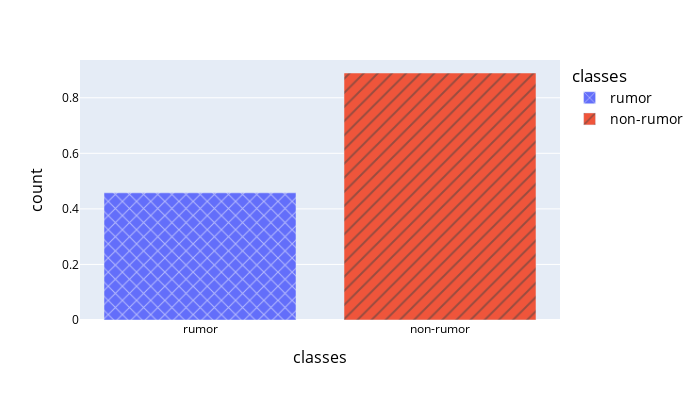

The code cell stored with this chart in its notebook:
### Code cell
rumor_count = len(rumor_data)
nr_count = len(nr_data)
classes = ['rumor', 'non-rumor']
count = [rumor_count, nr_count]
normalized_count = preprocessing.normalize([count]).flatten()
data = {'classes': classes, 'count': count}
df = pd.DataFrame(data)
display(df)
df['count'] = normalized_count
import plotly.express as px

fig = px.bar(df,  x='classes', y='count', color='classes'
            ,height=400, width=700 
             ,pattern_shape="classes"
             ,pattern_shape_sequence=["x", "/"],
             title='Porportion of Rumors to Non-rumors Across the Entire Dataset')
fig.update_layout(
    title_font=dict(size=20, color='black'),
    xaxis_title_font=dict(size=16, color='black'),
    yaxis_title_font=dict(size=16, color='black'),
    legend_font=dict(size=14, color='black'),
    font=dict(color='black')
)
fig.show()

### Figure 1 — Plotly figure (JSON) as saved in the notebook; plotly's stock layout.template omitted (floating-point values rounded to 4 significant figures)
{"data": [{"alignmentgroup": "True", "hovertemplate": "classes=%{x}<br>count=%{y}<extra></extra>", "legendgroup": "rumor", "marker": {"color": "#636efa", "pattern": {"shape": "x"}}, "name": "rumor", "offsetgroup": "rumor", "orientation": "v", "showlegend": true, "textposition": "auto", "type": "bar", "x": ["rumor"], "xaxis": "x", "y": [0.4578], "yaxis": "y"}, {"alignmentgroup": "True", "hovertemplate": "classes=%{x}<br>count=%{y}<extra></extra>", "legendgroup": "non-rumor", "marker": {"color": "#EF553B", "pattern": {"shape": "/"}}, "name": "non-rumor", "offsetgroup": "non-rumor", "orientation": "v", "showlegend": true, "textposition": "auto", "type": "bar", "x": ["non-rumor"], "xaxis": "x", "y": [0.8891], "yaxis": "y"}], "layout": {"barmode": "relative", "font": {"color": "black"}, "height": 400, "legend": {"font": {"color": "black", "size": 14}, "title": {"text": "classes"}, "tracegroupgap": 0}, "margin": {"t": 60}, "title": {"font": {"color": "black", "size": 20}}, "width": 700, "xaxis": {"anchor": "y", "autorange": true, "categoryarray": ["rumor", "non-rumor"], "categoryorder": "array", "domain": [0, 1], "range": [-0.5, 1.5], "title": {"font": {"color": "black", "size": 16}, "text": "classes"}, "type": "category"}, "yaxis": {"anchor": "x", "autorange": true, "domain": [0, 1], "range": [0, 0.9359], "title": {"font": {"color": "black", "size": 16}, "text": "count"}, "type": "linear"}}}
